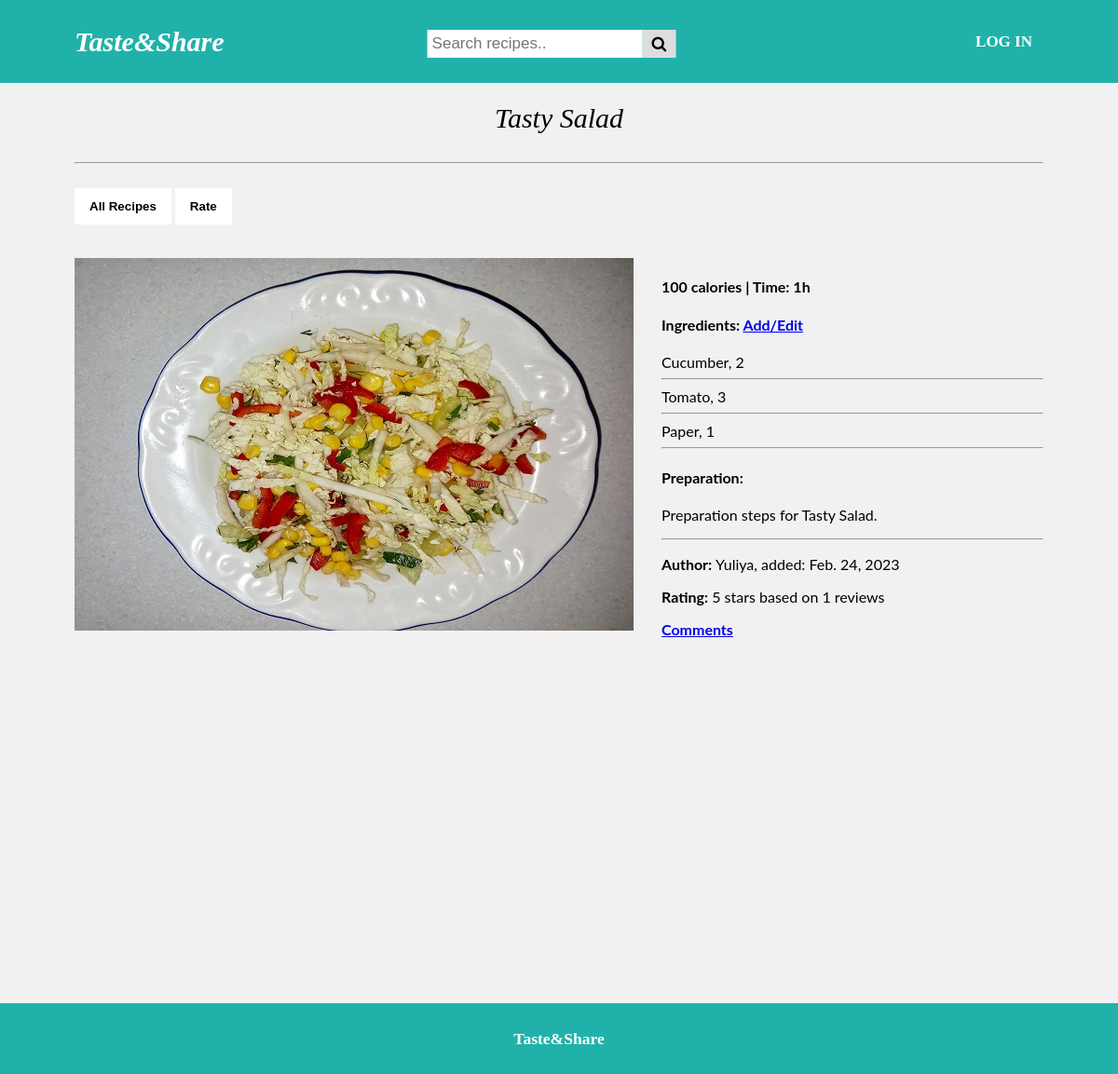
Before: /recipes/10 with the older database file.
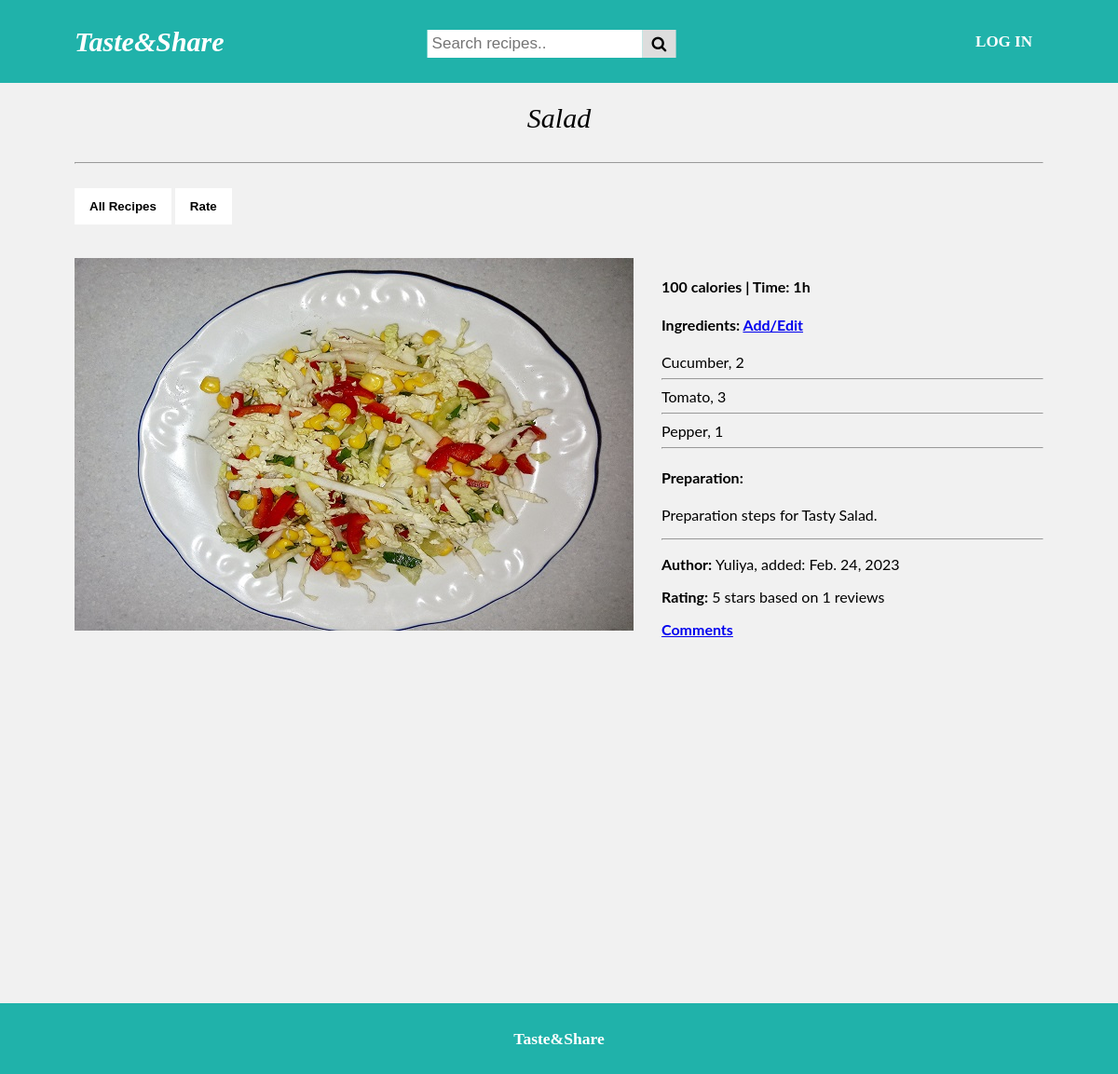
After: the same page with the newer database file.
### tasteandshare/models.py (models this page shows, shortened)
class Recipe(models.Model):
    RECIPE_TYPES = [('sl', "Salad"), ('sp', "Soup"), ('hd', "Hot dish"), ('ds', "Dessert"), ('ps', "Pasta"), ('pz', "Pizza")]
    recipe_name = models.CharField(max_length=100, unique=True, verbose_name="Recipe name")
    recipe_type = models.CharField(choices=RECIPE_TYPES, max_length=10, verbose_name="Recipe type")
    calories = models.CharField(max_length=30, verbose_name="Calories")
    time = models.CharField(max_length=4, verbose_name="Time")
    preparation = models.TextField()
    image = models.ImageField(upload_to='uploads', blank=True)
    issued = models.DateField()
    author = models.ForeignKey('Author', on_delete=models.CASCADE)

class Ingredient(models.Model):
    name = models.CharField(max_length=100, verbose_name="Name")
    amount = models.CharField(max_length=50, verbose_name="Amount")
    recipe = models.ForeignKey('Recipe', on_delete=models.CASCADE)

class Author(models.Model):
    name = models.CharField(max_length=100)
    email = models.EmailField(max_length=50)
    location = models.CharField(max_length=100)
    image = models.ImageField(upload_to='uploads', blank=True)

### tasteandshare/views.py (the view)
# urls.py: path('recipes/<int:id>', tasteandshare_views.recipe, name="recipe"),
def recipe(request, id):
    try:
        recipe = Recipe.objects.get(id = id)
        ingredients = recipe.ingredient_set.all()
        ratings = recipe.rating_set.all()
        rating_count = recipe.rating_set.count()
        if ratings:
            rating_av = rating(ratings)
        else: rating_av = 0
        context = {'recipe':recipe, 'ingredients':ingredients, 'ratings':ratings, 'rating_count':rating_count, 'rating_av':rating_av}
    except:
        recipe = False
    return render(request, 'recipe.html', context)

### tasteandshare/bl.py (called while the page is built)
def rating(ratings):
    value_list = []
    for r in ratings:
        value = getattr(r, 'value')
        value_list.append(value)
    rating_len = len(value_list)
    rating_av = round(sum(value_list)/rating_len)
    return rating_av

### tasteandshare/templates/recipe.html (shortened to what this page needs)
{% extends 'base.html' %}
{% load static %}
{% block content %}
    <div class="main">
        <p class="center"><i>{{ recipe.recipe_name }}</i></p>
        <hr><br>
        <div>
            <a href="{% url 'recipes' %}"><button class="btn"><b>All Recipes</b></button></a>
            <a href="{% url 'rate-recipe' recipe.id %}"><button class="btn"><b>Rate</b></button></a>
        </div>
        <br><br>
        <section class="item">
            <div class="recipe1body">
                <div class="recipe1image">
                    {% if recipe %}
                        {% if recipe.image %}
                            <img src="{{ recipe.image.url }}">
                        {% else %}
                            <img src = "{% static 'tasteandshare/img/default.jpg' %}">
                        {% endif %}
                    {% else %}
                        <h1>Recipe with {{ id }} id does not exist</h1>
                    {% endif %}
                </div>
                <div class="recipe1content">
                    <h4>{{ recipe.calories }} | Time: {{ recipe.time }}</h4>
                    <h4>Ingredients: <a href="{% url 'add-edit-ingredients' recipe.id %}">Add/Edit</a></h4>
                    {% for ingredient in ingredients %}
                        {{ ingredient.name }}, {{ ingredient.amount }}
                        <hr>
                    {% endfor %}
                    <h4>Preparation:</h4>
                        <p>{{ recipe.preparation }}</p><hr>
                    <p><b>Author: </b>{{ recipe.author.name }}, added: {{ recipe.issued }}</p>
                    {% if ratings %}
                        <p><b>Rating:</b> {{ rating_av }} stars based on {{ rating_count }} reviews</p>
                    <a href="{% url 'rating' recipe.id %}"><b>Comments</b></a>
                    {% endif %}
                </div>
            </div>
        </section>
    </div>
{% endblock %}

Changed rows visible on the page:
changed Recipe "100 calories": recipe_name "Tasty Salad" → "Salad"
changed Ingredient: name "Paper" → "Pepper"
